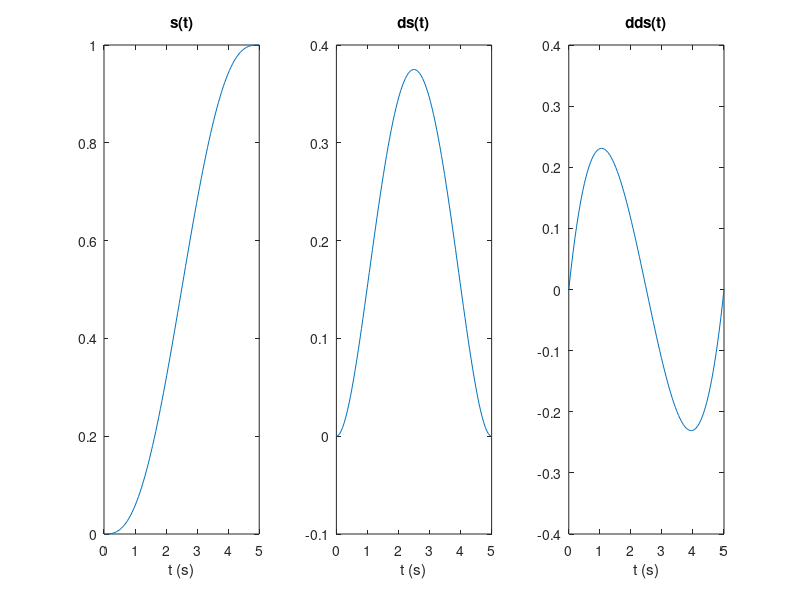

Recreate this plot in MATLAB.
% An industrial robot arm wants to move in 1 dimension between two points. 
% It wants to do this using a quintic polynomial in the form of 
% s(t) = a0*t^0 + a1*t^1 + a2*t^2 + a3*t^3 + a4*t^4 + a5*t^5 
% where s denotes the position and t denotes the time. 
% The robot should move between position s=0 and s=1.
% The trajectory should take 5 seconds in total and should start and end 
% with zero velocity and zero acceleration. 
% Determine the coefficients of the trajectory polynomial and plot s and 
% its first and second derivatives on a graph with labeled axes. 

% Equations
% s(t) = a0*t^0 + a1*t^1 + a2*t^2 + a3*t^3 + a4*t^4 + a5*t^5 
% ds(t) = a1*t^0 + 2*a2*t^1 + 3*a3*t^2 + 4*a4*t^3 + 5*a5*t^4 
% dds(t) = 2*a2*t^0 + 6*a3*t^1 + 12*a4*t^2 + 20*a5*t^3 

% Constraints
% s(0) = a0 = 0
% s(5) = a0 + a1*5 + a2*5^2 + a3*5^3 + a4*5^4 + a5*5^5 = 1
% ds(0) = a1 = 0
% ds(5) = a1 + 2*a2*5 + 3*a3*5^2 + 4*a4*5^3 + 5*a5*5^4 = 0
% dds(0) = 2*a2 = 0
% dds(5) = 2*a2 + 6*a3*5^1 + 12*a4*5^2 + 20*a5*5^3  = 0

% Coefficient matrix
A = [[1 0 0 0 0 0]; [1 5 5^2 5^3 5^4 5^5]; [0 1 0 0 0 0]; [0 1 10 3*5^2 4*5^3 5*5^4]; [0 0 2 0 0 0]; [0 0 2 6*5 12*5^2 20*5^3]];

% Known vector
b = [0 1 0 0 0 0]';

% Solution
x = A\b;

% Evaluate solution
t = linspace(0,5, 100);
s = x(1)*t.^0 + x(2)*t.^1 + x(3)*t.^2 + x(4)*t.^3 + x(5)*t.^4 + x(6)*t.^5;
ds = x(2)*t.^0 + 2*x(3)*t.^1 + 3*x(4)*t.^2 + 4*x(5)*t.^3 + 5*x(6)*t.^4;
dds = 2*x(3)*t.^0 + 6*x(4)*t.^1 + 12*x(5)*t.^2 + 20*x(6)*t.^3;

% Plot solution
subplot(1, 3, 1)
plot(t, s)
title("s(t)")
xlabel("t (s)")
subplot(1, 3, 2)
plot(t, ds)
title("ds(t)")
xlabel("t (s)")
subplot(1, 3, 3)
plot(t, dds)
title("dds(t)")
xlabel("t (s)")

